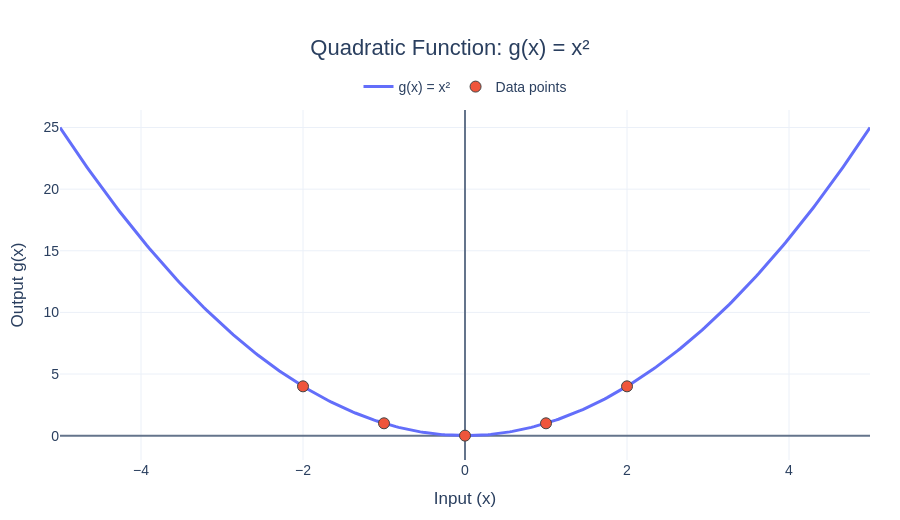

Notebook code for this chart:
### Markdown cell above
# Add Quadratic Function caption

### Code cell
quadratic_caption = r"""
A <strong>quadratic function</strong> has the form
\(g(x)=ax^2+bx+c\) with \(a\neq 0\).
Here, \(g(x)=x^2\), and its graph is a parabola that opens upward.

<br><br>

The <strong>vertex</strong> is located at:

\[
(0,0)
\]

This is the minimum point of the function.

<br><br>

The graph is <strong>symmetric about the y-axis</strong>,
because \(g(-x)=(-x)^2=x^2=g(x)\).

For example:

\[
g(-2)=(-2)^2=4
\]

\[
g(2)=2^2=4
\]

Therefore:

\[
g(-2)=g(2)
\]

Squaring removes the sign of the input, so opposite inputs
give the same output.

<br><br>

<strong>Highlighted data points:</strong>

\[
(-2,4),\;(-1,1),\;(0,0),\;(1,1),\;(2,4)
\]

<br>

<strong>Linear vs. quadratic:</strong>

A linear function such as \(f(x)=2x+1\) has a constant rate of
change and its graph is a straight line. A quadratic function has a
changing rate of change (the slope of \(x^2\) is \(2x\)),
so its graph curves into a parabola.
"""


add_caption(
    fig=fig_quadratic,

    caption=quadratic_caption,

    title="Understanding the Quadratic Function",

    html_name="quadratic_function.html"
)

### Figure 1 — Plotly figure (JSON) as saved in the notebook; plotly's stock layout.template omitted (floating-point values rounded to 4 significant figures; data arrays with more than 128 entries replaced by an {"elided": "..."} marker saying what was removed)
{"data": [{"hovertemplate": "x = %{x:.2f}<br>g(x) = %{y:.2f}<extra></extra>", "line": {"width": 3}, "mode": "lines", "name": "g(x) = x²", "type": "scatter", "x": {"elided": "300 float values"}, "y": {"elided": "300 float values"}}, {"hovertemplate": "Point: (%{x}, %{y})<extra></extra>", "marker": {"line": {"width": 1}, "size": 11, "symbol": "circle"}, "mode": "markers", "name": "Data points", "type": "scatter", "x": [-2, -1, 0, 1, 2], "y": [4, 1, 0, 1, 4]}], "layout": {"autosize": true, "font": {"family": "Arial, sans-serif", "size": 14}, "height": 520, "hovermode": "closest", "legend": {"orientation": "h", "x": 0.5, "xanchor": "center", "y": 1.02, "yanchor": "bottom"}, "margin": {"b": 60, "l": 60, "r": 30, "t": 110}, "title": {"font": {"size": 22}, "text": "Quadratic Function: g(x) = x²", "x": 0.5, "xanchor": "center"}, "xaxis": {"showgrid": true, "title": {"text": "Input (x)"}, "zeroline": true, "zerolinecolor": "#64748b", "zerolinewidth": 2}, "yaxis": {"showgrid": true, "title": {"text": "Output g(x)"}, "zeroline": true, "zerolinecolor": "#64748b", "zerolinewidth": 2}}}
